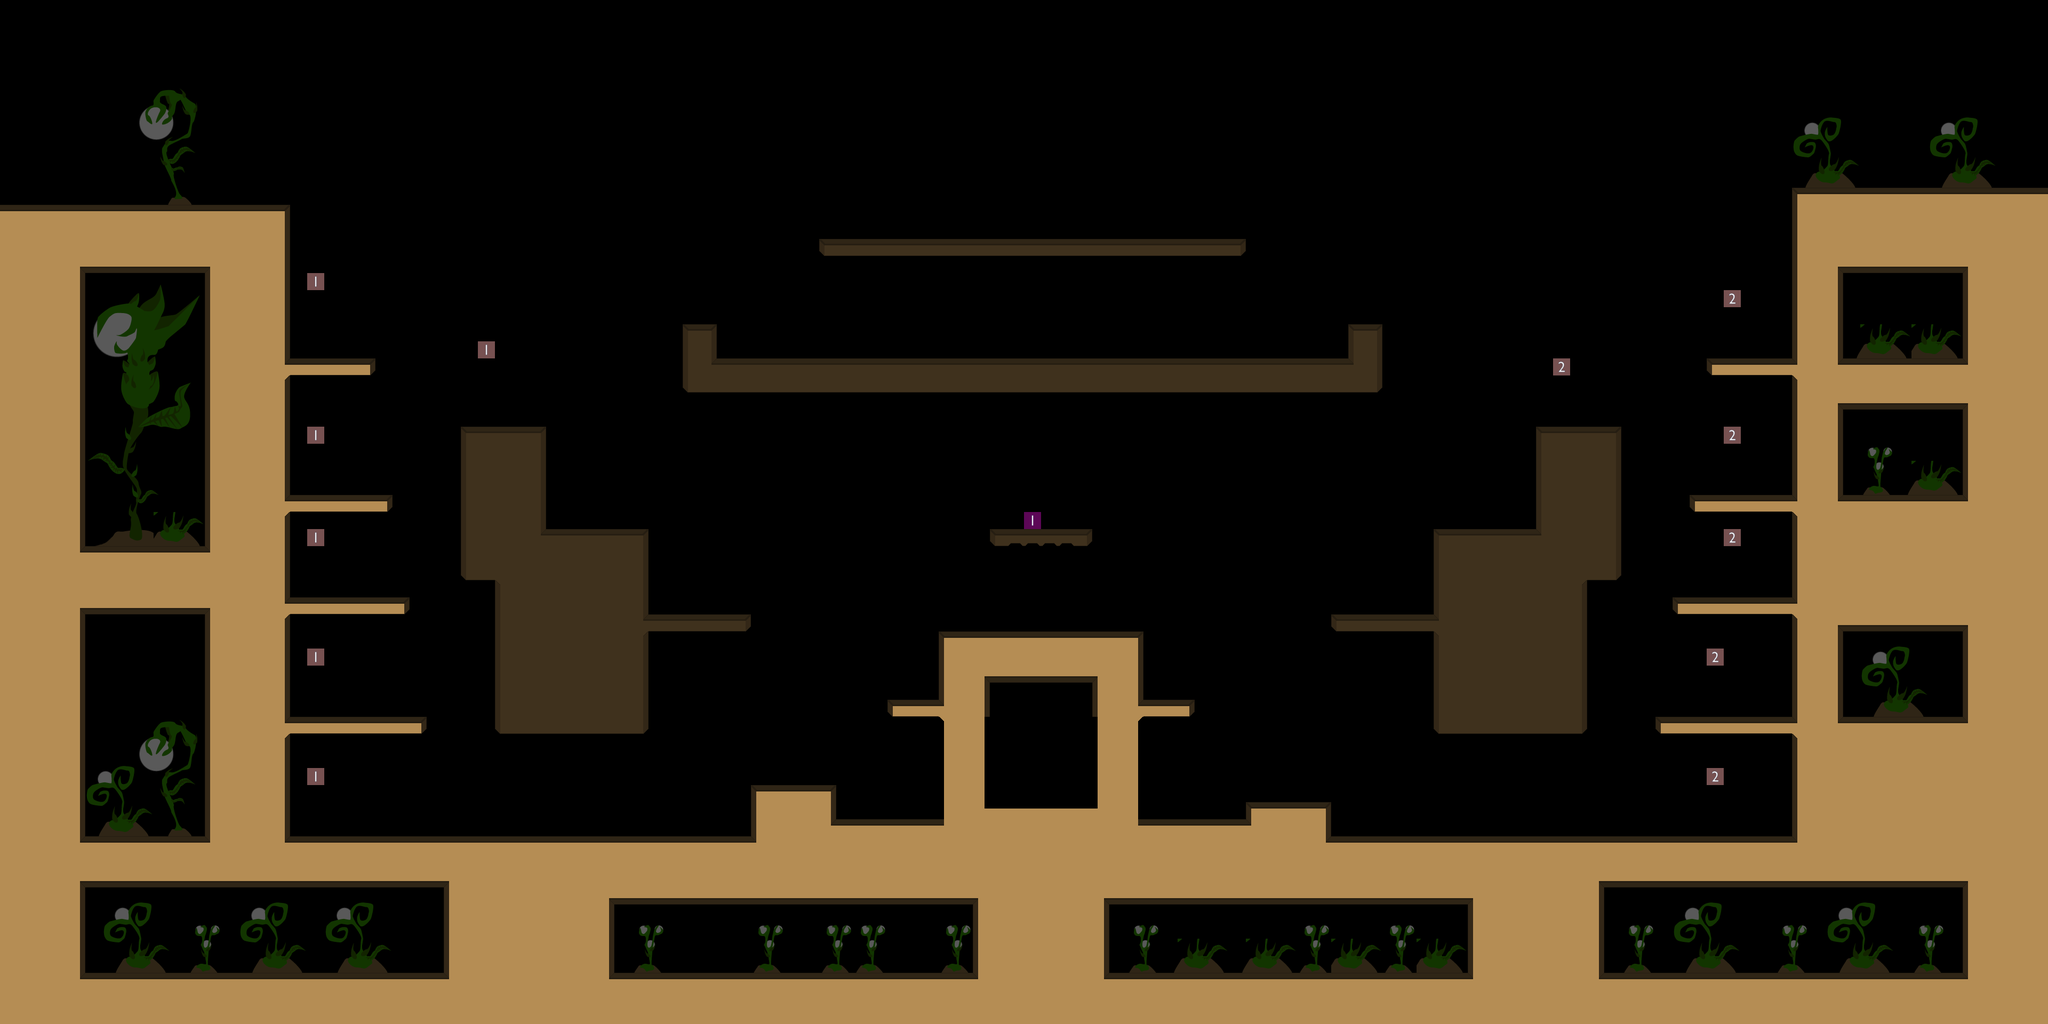

This is a level from a 2D game, rendered from its Tiled map with the project's own tilesets. A one-line summary and the map file follow, with tile-layer data summarised:
An orthogonal 120x60 tile map with 32x32 px tiles, 3 tile layers (Kollision, Vordergrund, Logik), 1 hidden layer not drawn, 3 tilesets.

<map version="1.0" orientation="orthogonal" width="120" height="60" tilewidth="32" tileheight="32">
 <tileset firstgid="1" name="elemente_level_compact" tilewidth="32" tileheight="32">
  <image source="elemente_level_compact.png" />
 </tileset>
 <tileset firstgid="145" name="numbers" tilewidth="32" tileheight="32">
  <image source="numbers.png" />
 </tileset>
 <tileset firstgid="273" name="elemente_level_compact2" tilewidth="32" tileheight="32">
  <image source="elemente_level_compact2.png" />
 </tileset>
 <layer name="Hintergrund" width="120" height="60" visible="0">
  <data>[7200 cells, 251 non-empty, 164 distinct tile ids]</data>
 </layer>
 <layer name="Kollision" width="120" height="60" opacity="0.35">
  <data>[7200 cells, 2907 non-empty, 188 distinct tile ids]</data>
 </layer>
 <layer name="Vordergrund" width="120" height="60">
  <data>[7200 cells, 2030 non-empty, 18 distinct tile ids]</data>
 </layer>
 <layer name="Logik" width="120" height="60">
  <data>[7200 cells, 13 non-empty, 3 distinct tile ids]</data>
 </layer>
</map>
